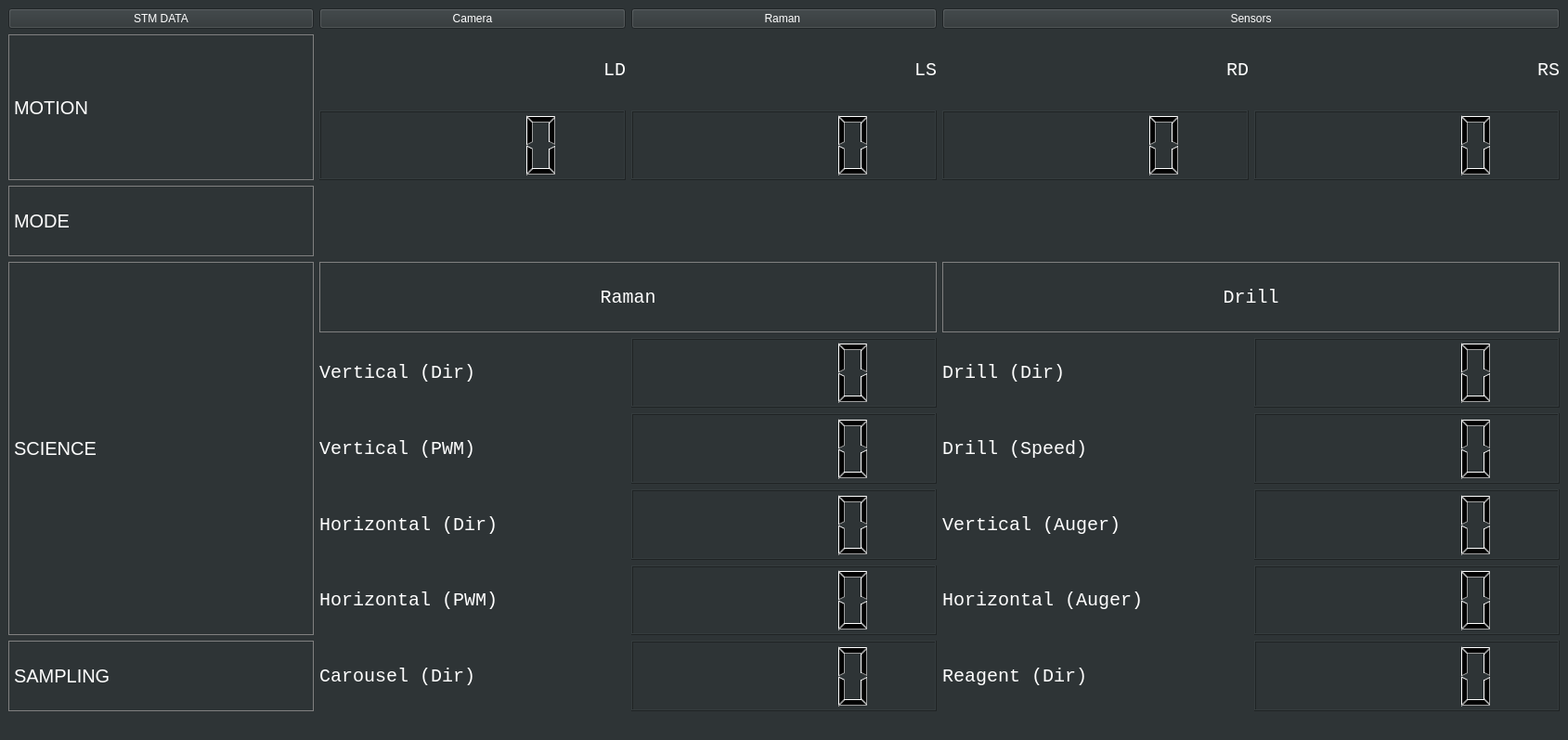
<?xml version="1.0" encoding="UTF-8"?>
<ui version="4.0">
 <class>Feedback</class>
 <widget class="QMainWindow" name="Feedback">
  <property name="geometry">
   <rect>
    <x>0</x>
    <y>0</y>
    <width>1689</width>
    <height>797</height>
   </rect>
  </property>
  <property name="windowTitle">
   <string>MainWindow</string>
  </property>
  <property name="styleSheet">
   <string notr="true">background-color: rgb(46, 52, 54);</string>
  </property>
  <widget class="QWidget" name="centralwidget">
   <layout class="QGridLayout" name="gridLayout">
    <item row="8" column="1">
     <widget class="QLabel" name="label_7">
      <property name="font">
       <font>
        <family>Courier New</family>
        <pointsize>15</pointsize>
       </font>
      </property>
      <property name="styleSheet">
       <string notr="true">color:white</string>
      </property>
      <property name="text">
       <string>Horizontal (Dir)</string>
      </property>
     </widget>
    </item>
    <item row="10" column="0">
     <widget class="QLabel" name="label_16">
      <property name="font">
       <font>
        <pointsize>15</pointsize>
       </font>
      </property>
      <property name="styleSheet">
       <string notr="true">color:white;
border: 1px solid grey;
</string>
      </property>
      <property name="text">
       <string>SAMPLING</string>
      </property>
     </widget>
    </item>
    <item row="10" column="2">
     <widget class="QLCDNumber" name="lcdNumber_9"/>
    </item>
    <item row="5" column="0" rowspan="5">
     <widget class="QLabel" name="label_18">
      <property name="font">
       <font>
        <pointsize>15</pointsize>
       </font>
      </property>
      <property name="styleSheet">
       <string notr="true">color:white;
border: 1px solid grey;
</string>
      </property>
      <property name="text">
       <string>SCIENCE</string>
      </property>
     </widget>
    </item>
    <item row="1" column="1">
     <widget class="QLabel" name="label_12">
      <property name="font">
       <font>
        <family>Courier New</family>
        <pointsize>15</pointsize>
        <weight>50</weight>
        <italic>false</italic>
        <bold>false</bold>
        <kerning>true</kerning>
       </font>
      </property>
      <property name="styleSheet">
       <string notr="true">color:white;
border-color: rgb(255, 255, 255);

</string>
      </property>
      <property name="text">
       <string>LD</string>
      </property>
      <property name="alignment">
       <set>Qt::AlignRight|Qt::AlignTrailing|Qt::AlignVCenter</set>
      </property>
     </widget>
    </item>
    <item row="8" column="4">
     <widget class="QLCDNumber" name="lcdNumber_7"/>
    </item>
    <item row="5" column="1" colspan="2">
     <widget class="QLabel" name="label_17">
      <property name="font">
       <font>
        <family>Courier New</family>
        <pointsize>15</pointsize>
        <weight>50</weight>
        <bold>false</bold>
        <kerning>true</kerning>
       </font>
      </property>
      <property name="styleSheet">
       <string notr="true">color:white;
border: 1px solid grey;</string>
      </property>
      <property name="text">
       <string>Raman</string>
      </property>
      <property name="alignment">
       <set>Qt::AlignCenter</set>
      </property>
     </widget>
    </item>
    <item row="6" column="4">
     <widget class="QLCDNumber" name="lcdNumber_5"/>
    </item>
    <item row="0" column="2">
     <widget class="QPushButton" name="pushButton_3">
      <property name="styleSheet">
       <string notr="true">color:white
</string>
      </property>
      <property name="text">
       <string>Raman </string>
      </property>
     </widget>
    </item>
    <item row="2" column="2">
     <widget class="QLCDNumber" name="ls"/>
    </item>
    <item row="7" column="1">
     <widget class="QLabel" name="label_6">
      <property name="font">
       <font>
        <family>Courier New</family>
        <pointsize>15</pointsize>
       </font>
      </property>
      <property name="styleSheet">
       <string notr="true">color:white</string>
      </property>
      <property name="text">
       <string>Vertical (PWM)</string>
      </property>
     </widget>
    </item>
    <item row="10" column="1">
     <widget class="QLabel" name="label_19">
      <property name="font">
       <font>
        <family>Courier New</family>
        <pointsize>15</pointsize>
       </font>
      </property>
      <property name="styleSheet">
       <string notr="true">color:white;</string>
      </property>
      <property name="text">
       <string>Carousel (Dir)</string>
      </property>
      <property name="alignment">
       <set>Qt::AlignLeading|Qt::AlignLeft|Qt::AlignVCenter</set>
      </property>
     </widget>
    </item>
    <item row="2" column="4">
     <widget class="QLCDNumber" name="rs"/>
    </item>
    <item row="0" column="0">
     <widget class="QPushButton" name="pushButton">
      <property name="styleSheet">
       <string notr="true">color: white</string>
      </property>
      <property name="text">
       <string>STM DATA</string>
      </property>
     </widget>
    </item>
    <item row="0" column="3" colspan="2">
     <widget class="QPushButton" name="pushButton_4">
      <property name="styleSheet">
       <string notr="true">color: white
</string>
      </property>
      <property name="text">
       <string>Sensors</string>
      </property>
     </widget>
    </item>
    <item row="7" column="4">
     <widget class="QLCDNumber" name="lcdNumber_6"/>
    </item>
    <item row="6" column="2">
     <widget class="QLCDNumber" name="lcdNumber"/>
    </item>
    <item row="6" column="3">
     <widget class="QLabel" name="label_4">
      <property name="font">
       <font>
        <family>Courier New</family>
        <pointsize>15</pointsize>
       </font>
      </property>
      <property name="styleSheet">
       <string notr="true">color:white</string>
      </property>
      <property name="text">
       <string>Drill (Dir)</string>
      </property>
     </widget>
    </item>
    <item row="9" column="2">
     <widget class="QLCDNumber" name="lcdNumber_4"/>
    </item>
    <item row="0" column="1">
     <widget class="QPushButton" name="pushButton_2">
      <property name="styleSheet">
       <string notr="true">color: white
</string>
      </property>
      <property name="text">
       <string>Camera</string>
      </property>
     </widget>
    </item>
    <item row="3" column="0">
     <widget class="QLabel" name="label_3">
      <property name="font">
       <font>
        <pointsize>15</pointsize>
       </font>
      </property>
      <property name="styleSheet">
       <string notr="true">border: 1px solid grey;
color:white;</string>
      </property>
      <property name="text">
       <string>MODE</string>
      </property>
     </widget>
    </item>
    <item row="3" column="1" colspan="4">
     <widget class="QLabel" name="mode">
      <property name="font">
       <font>
        <family>Courier New</family>
        <pointsize>16</pointsize>
        <weight>9</weight>
        <italic>false</italic>
        <bold>false</bold>
       </font>
      </property>
      <property name="styleSheet">
       <string notr="true">color:white;
font: 75 16pt &quot;Courier New&quot;;</string>
      </property>
      <property name="text">
       <string/>
      </property>
     </widget>
    </item>
    <item row="9" column="4">
     <widget class="QLCDNumber" name="lcdNumber_8"/>
    </item>
    <item row="10" column="3">
     <widget class="QLabel" name="label_21">
      <property name="font">
       <font>
        <family>Courier New</family>
        <pointsize>15</pointsize>
       </font>
      </property>
      <property name="styleSheet">
       <string notr="true">color:white;</string>
      </property>
      <property name="text">
       <string>Reagent (Dir)</string>
      </property>
     </widget>
    </item>
    <item row="7" column="3">
     <widget class="QLabel" name="label_9">
      <property name="font">
       <font>
        <family>Courier New</family>
        <pointsize>15</pointsize>
       </font>
      </property>
      <property name="styleSheet">
       <string notr="true">color:white</string>
      </property>
      <property name="text">
       <string>Drill (Speed)</string>
      </property>
     </widget>
    </item>
    <item row="6" column="1">
     <widget class="QLabel" name="label_5">
      <property name="font">
       <font>
        <family>Courier New</family>
        <pointsize>15</pointsize>
       </font>
      </property>
      <property name="styleSheet">
       <string notr="true">color:white</string>
      </property>
      <property name="text">
       <string>Vertical (Dir)</string>
      </property>
     </widget>
    </item>
    <item row="9" column="1">
     <widget class="QLabel" name="label_8">
      <property name="font">
       <font>
        <family>Courier New</family>
        <pointsize>15</pointsize>
       </font>
      </property>
      <property name="styleSheet">
       <string notr="true">color:white</string>
      </property>
      <property name="text">
       <string>Horizontal (PWM)</string>
      </property>
     </widget>
    </item>
    <item row="1" column="2">
     <widget class="QLabel" name="label_13">
      <property name="font">
       <font>
        <family>Courier New</family>
        <pointsize>15</pointsize>
        <weight>50</weight>
        <bold>false</bold>
        <kerning>true</kerning>
       </font>
      </property>
      <property name="styleSheet">
       <string notr="true">color:white
</string>
      </property>
      <property name="text">
       <string>LS</string>
      </property>
      <property name="alignment">
       <set>Qt::AlignRight|Qt::AlignTrailing|Qt::AlignVCenter</set>
      </property>
     </widget>
    </item>
    <item row="5" column="3" colspan="2">
     <widget class="QLabel" name="label">
      <property name="font">
       <font>
        <family>Courier New</family>
        <pointsize>15</pointsize>
       </font>
      </property>
      <property name="styleSheet">
       <string notr="true">color:white;
border: 1px solid grey;</string>
      </property>
      <property name="text">
       <string>Drill</string>
      </property>
      <property name="alignment">
       <set>Qt::AlignCenter</set>
      </property>
     </widget>
    </item>
    <item row="1" column="4">
     <widget class="QLabel" name="label_15">
      <property name="font">
       <font>
        <family>Courier New</family>
        <pointsize>15</pointsize>
        <weight>50</weight>
        <bold>false</bold>
        <kerning>true</kerning>
       </font>
      </property>
      <property name="styleSheet">
       <string notr="true">color:white
</string>
      </property>
      <property name="text">
       <string>RS</string>
      </property>
      <property name="alignment">
       <set>Qt::AlignRight|Qt::AlignTrailing|Qt::AlignVCenter</set>
      </property>
     </widget>
    </item>
    <item row="8" column="2">
     <widget class="QLCDNumber" name="lcdNumber_3"/>
    </item>
    <item row="1" column="0" rowspan="2">
     <widget class="QLabel" name="label_2">
      <property name="font">
       <font>
        <pointsize>15</pointsize>
       </font>
      </property>
      <property name="styleSheet">
       <string notr="true">color: white;
border: 1px solid grey;
</string>
      </property>
      <property name="text">
       <string>MOTION</string>
      </property>
     </widget>
    </item>
    <item row="7" column="2">
     <widget class="QLCDNumber" name="lcdNumber_2"/>
    </item>
    <item row="8" column="3">
     <widget class="QLabel" name="label_10">
      <property name="font">
       <font>
        <family>Courier New</family>
        <pointsize>15</pointsize>
       </font>
      </property>
      <property name="styleSheet">
       <string notr="true">color:white</string>
      </property>
      <property name="text">
       <string>Vertical (Auger)</string>
      </property>
     </widget>
    </item>
    <item row="2" column="3">
     <widget class="QLCDNumber" name="rd"/>
    </item>
    <item row="1" column="3">
     <widget class="QLabel" name="label_14">
      <property name="font">
       <font>
        <family>Courier New</family>
        <pointsize>15</pointsize>
        <weight>50</weight>
        <bold>false</bold>
        <kerning>true</kerning>
       </font>
      </property>
      <property name="styleSheet">
       <string notr="true">color:white
</string>
      </property>
      <property name="text">
       <string>RD</string>
      </property>
      <property name="alignment">
       <set>Qt::AlignRight|Qt::AlignTrailing|Qt::AlignVCenter</set>
      </property>
     </widget>
    </item>
    <item row="10" column="4">
     <widget class="QLCDNumber" name="lcdNumber_10"/>
    </item>
    <item row="2" column="1">
     <widget class="QLCDNumber" name="ld">
      <property name="segmentStyle">
       <enum>QLCDNumber::Filled</enum>
      </property>
     </widget>
    </item>
    <item row="9" column="3">
     <widget class="QLabel" name="label_11">
      <property name="font">
       <font>
        <family>Courier New</family>
        <pointsize>15</pointsize>
       </font>
      </property>
      <property name="styleSheet">
       <string notr="true">color:white</string>
      </property>
      <property name="text">
       <string>Horizontal (Auger)</string>
      </property>
     </widget>
    </item>
   </layout>
  </widget>
  <widget class="QStatusBar" name="statusbar"/>
 </widget>
 <resources/>
 <connections/>
</ui>
